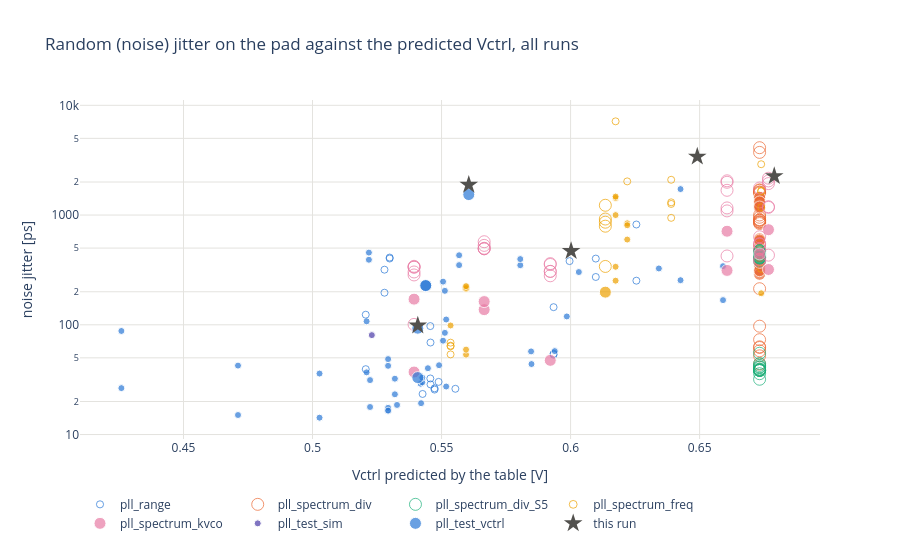

Notebook code cell kept with this figure:
### Code cell
F_VCO_TOL = 0.02  # relative: earlier runs within 2 % of this run's f_vco count as the same frequency

# This run against every earlier locked measurement in results/pll (pll_spectrum_kvco/_freq/_div, pll_range, other
# pll_test_vctrl runs) with a full-curve noise jitter: random jitter against the predicted Vctrl (the only Vctrl the
# runs without scope have). Filled: pad 20-100 MHz, open: pad outside it (older runs, less trusted). Big markers:
# same f_vco as this run. Same VCO codes at the same f_vco in an earlier run without probe (table below): shows
# whether the probe on the control node changes the loop.
history = []
for p in sorted(PLL_DIR.glob("pll_*.csv")):
    if p.stem.endswith("_traces") or p == RESULT_CSV:
        continue
    d = pd.read_csv(p)
    need = {"vctrl_pred", "time_jitter_noise_ps", "locked", "status", "f_vco", "f_out_meas"}
    if not need <= set(d.columns):
        continue  # marker-era or other result files
    d = d[(d["locked"].fillna(0) == 1) & (d["status"] == "ok")]
    if "set_v_ctrl" in d:
        d = d[d["set_v_ctrl"].fillna(0) != 2]  # Vctrl pad on: the pad disturbs the loop (2026-10-20), no reference
    history.append(d.assign(source=p.stem.rsplit("_", 3)[0], file=p.name))
history = pd.concat(history, ignore_index=True)  # at least the earlier pll_spectrum runs
same_f = (history["f_vco"] - all_runs["f_vco"].iloc[0]).abs() <= F_VCO_TOL * all_runs["f_vco"].iloc[0]
in_band = history["f_out_meas"].between(20e6, 100e6)

fig = go.Figure()
for i, (source, d) in enumerate(history.groupby("source")):
    color = ["#2a78d6", "#eb6834", "#1baf7a", "#eda100", "#e87ba4", "#4a3aa7"][i % 6]
    fig.add_scatter(x=d["vctrl_pred"], y=d["time_jitter_noise_ps"], mode="markers", name=source,
                    marker=dict(color=color, size=np.where(same_f[d.index], 12, 7),
                                symbol=np.where(in_band[d.index], "circle", "circle-open")),
                    customdata=list(zip(d["f_vco"] / 1e6, d["file"])),
                    hovertemplate="%{customdata[0]:.0f} MHz, Vctrl %{x:.3f} V: %{y:.1f} ps<br>%{customdata[1]}"
                                  "<extra></extra>")
fig.add_scatter(x=runs["vctrl_pred"], y=runs["time_jitter_noise_ps"], mode="markers", name="this run",
                marker=dict(color=INK, size=14, symbol="star"),
                hovertemplate="Vctrl %{x:.3f} V: %{y:.1f} ps<extra>this run</extra>")
fig.update_layout(title="Random (noise) jitter on the pad against the predicted Vctrl, all runs",
                  template="plotly_white", height=550, legend=dict(orientation="h", y=-0.15))
fig.update_xaxes(title="Vctrl predicted by the table [V]", gridcolor=GRID)
fig.update_yaxes(title="noise jitter [ps]", type="log", gridcolor=GRID)
save(fig, "history_vs_vctrl")

codes = ["vco_tune_coarse", "vco_current_min", "vco_current_max", "set_current", "set_c1", "set_c2", "set_r1"]
codes = [c for c in codes if c in history]
now = runs[codes + ["vctrl_meas", "time_jitter_noise_ps", "time_jitter_trace_ps"]].rename(
    columns={"vctrl_meas": "Vctrl meas now [V]", "time_jitter_noise_ps": "noise now [ps]",
             "time_jitter_trace_ps": "curve now [ps]"})
before = history.loc[same_f, ["file", "vctrl_pred", "time_jitter_noise_ps", "time_jitter_trace_ps"] + codes].rename(
    columns={"vctrl_pred": "Vctrl pred [V]", "time_jitter_noise_ps": "noise before [ps]",
             "time_jitter_trace_ps": "curve before [ps]"})
before.merge(now, on=codes).round(3)

### Figure 1 — Plotly figure (JSON) as saved in the notebook; plotly's stock layout.template omitted (floating-point values rounded to 4 significant figures; data arrays with more than 128 entries replaced by an {"elided": "..."} marker saying what was removed)
{"data": [{"customdata": {"elided": "71x2 mixed values"}, "hovertemplate": "%{customdata[0]:.0f} MHz, Vctrl %{x:.3f} V: %{y:.1f} ps<br>%{customdata[1]}<extra></extra>", "marker": {"color": "#2a78d6", "size": [7, 7, 7, 7, 7, 7, 7, 7, 7, 7, 7, 7, 7, 7, 7, 7, 7, 7, 7, 7, 7, 7, 7, 7, 7, 7, 7, 7, 7, 12, 7, 7, 7, 7, 7, 7, 7, 7, 7, 7, 7, 7, 7, 7, 7, 7, 7, 7, 7, 7, 7, 7, 12, 7, 7, 7, 7, 7, 7, 7, 7, 7, 7, 7, 7, 7, 7, 7, 7, 7, 7], "symbol": ["circle-open", "circle", "circle", "circle", "circle-open", "circle-open", "circle", "circle", "circle-open", "circle-open", "circle", "circle", "circle", "circle", "circle", "circle-open", "circle-open", "circle", "circle", "circle", "circle-open", "circle-open", "circle", "circle", "circle", "circle", "circle", "circle-open", "circle-open", "circle", "circle", "circle", "circle", "circle-open", "circle-open", "circle", "circle", "circle", "circle-open", "circle", "circle", "circle", "circle-open", "circle-open", "circle", "circle", "circle", "circle", "circle", "circle", "circle-open", "circle-open", "circle", "circle", "circle", "circle", "circle-open", "circle-open", "circle", "circle", "circle", "circle-open", "circle", "circle", "circle", "circle-open", "circle-open", "circle", "circle", "circle", "circle"]}, "mode": "markers", "name": "pll_range", "type": "scatter", "x": [0.5996, 0.5985, 0.5847, 0.5419, 0.5934, 0.5554, 0.5293, 0.5223, 0.5934, 0.5457, 0.5293, 0.5447, 0.5939, 0.5849, 0.549, 0.5489, 0.5426, 0.5421, 0.5327, 0.5223, 0.5934, 0.5457, 0.5293, 0.6342, 0.6032, 0.6426, 0.5319, 0.6255, 0.5473, 0.5439, 0.5805, 0.5425, 0.5568, 0.6098, 0.5299, 0.6591, 0.5218, 0.5506, 0.5456, 0.5518, 0.5513, 0.521, 0.5279, 0.5206, 0.5293, 0.5027, 0.4711, 0.4259, 0.6426, 0.5319, 0.6255, 0.5473, 0.5439, 0.5805, 0.5425, 0.5568, 0.6098, 0.5299, 0.6591, 0.5218, 0.5506, 0.5456, 0.5518, 0.5513, 0.521, 0.5279, 0.5206, 0.5293, 0.5027, 0.4711, 0.4259], "y": [380.6, 119.2, 57.23, 29.06, 54.57, 26.11, 16.71, 31.35, 53.49, 28.62, 17.51, 40.21, 57.57, 43.89, 42.81, 30.2, 23.43, 19.3, 18.61, 17.82, 144.8, 68.92, 48.68, 326.1, 302.5, 254.9, 23.27, 252.3, 26.37, 227.0, 349.2, 29.93, 349.8, 401.2, 410.0, 342.3, 391.5, 247.3, 97.33, 27.38, 203.9, 107.5, 317.9, 123.6, 42.29, 35.95, 42.46, 87.85, 1725.0, 32.27, 820.2, 25.68, 228.0, 397.0, 32.99, 430.3, 272.8, 401.6, 167.9, 454.8, 71.64, 32.43, 111.7, 84.49, 36.85, 196.1, 39.42, 16.5, 14.24, 15.06, 26.48]}, {"customdata": [[1000, "pll_spectrum_div_S5_20261005_172637.csv"], [1000, "pll_spectrum_div_S5_20261005_172637.csv"], [1000, "pll_spectrum_div_S5_20261005_172637.csv"], [1000, "pll_spectrum_div_S5_20261005_172637.csv"], [1000, "pll_spectrum_div_S5_20261005_172637.csv"], [1000, "pll_spectrum_div_S5_20261005_172637.csv"], [1000, "pll_spectrum_div_S5_20261005_172637.csv"], [1000, "pll_spectrum_div_S5_20261005_172637.csv"], [1000, "pll_spectrum_div_S5_20261005_172637.csv"], [1000, "pll_spectrum_div_S5_20261005_172637.csv"], [1000, "pll_spectrum_div_S5_20261005_174743.csv"], [1000, "pll_spectrum_div_S5_20261005_174743.csv"], [1000, "pll_spectrum_div_S5_20261005_174743.csv"], [1000, "pll_spectrum_div_S5_20261005_174743.csv"], [1000, "pll_spectrum_div_S5_20261005_174743.csv"], [1000, "pll_spectrum_div_S5_20261005_174743.csv"], [1000, "pll_spectrum_div_S5_20261005_174743.csv"], [1000, "pll_spectrum_div_S5_20261005_174743.csv"], [1000, "pll_spectrum_div_S5_20261005_174743.csv"], [1000, "pll_spectrum_div_S5_20261007_112110.csv"], [1000, "pll_spectrum_div_S5_20261007_112110.csv"], [1000, "pll_spectrum_div_S5_20261007_112110.csv"], [1000, "pll_spectrum_div_S5_20261007_112110.csv"], [1000, "pll_spectrum_div_S5_20261007_112110.csv"], [1000, "pll_spectrum_div_S5_20261007_112110.csv"], [1000, "pll_spectrum_div_S5_20261007_112110.csv"], [1000, "pll_spectrum_div_S5_20261007_112110.csv"], [1000, "pll_spectrum_div_S5_20261007_112110.csv"], [1000, "pll_spectrum_div_S5_20261013_142509.csv"], [1000, "pll_spectrum_div_S5_20261013_142509.csv"], [1000, "pll_spectrum_div_S5_20261013_142509.csv"], [1000, "pll_spectrum_div_S5_20261013_142509.csv"], [1000, "pll_spectrum_div_S5_20261013_142509.csv"], [1000, "pll_spectrum_div_S5_20261013_142509.csv"], [1000, "pll_spectrum_div_S5_20261013_142509.csv"], [1000, "pll_spectrum_div_S5_20261013_142509.csv"], [1000, "pll_spectrum_div_S5_20261013_142509.csv"], [1000, "pll_spectrum_div_S5_20261019_145120.csv"], [1000, "pll_spectrum_div_S5_20261019_145120.csv"], [1000, "pll_spectrum_div_S5_20261019_145120.csv"], [1000, "pll_spectrum_div_S5_20261019_145120.csv"], [1000, "pll_spectrum_div_S5_20261019_145120.csv"], [1000, "pll_spectrum_div_S5_20261019_145120.csv"], [1000, "pll_spectrum_div_S5_20261019_145120.csv"], [1000, "pll_spectrum_div_S5_20261019_174145.csv"], [1000, "pll_spectrum_div_S5_20261019_174145.csv"], [1000, "pll_spectrum_div_S5_20261019_174145.csv"], [1000, "pll_spectrum_div_S5_20261019_174145.csv"], [1000, "pll_spectrum_div_S5_20261019_174145.csv"], [1000, "pll_spectrum_div_S5_20261019_174145.csv"], [1000, "pll_spectrum_div_S5_20261020_123359.csv"], [1000, "pll_spectrum_div_S5_20261020_123359.csv"], [1000, "pll_spectrum_div_S5_20261020_123359.csv"], [1000, "pll_spectrum_div_S5_20261020_123359.csv"], [1000, "pll_spectrum_div_S5_20261020_123359.csv"], [1000, "pll_spectrum_div_S5_20261020_123359.csv"], [1000, "pll_spectrum_div_S5_20261020_123359.csv"]], "hovertemplate": "%{customdata[0]:.0f} MHz, Vctrl %{x:.3f} V: %{y:.1f} ps<br>%{customdata[1]}<extra></extra>", "marker": {"color": "#eb6834", "size": [12, 12, 12, 12, 12, 12, 12, 12, 12, 12, 12, 12, 12, 12, 12, 12, 12, 12, 12, 12, 12, 12, 12, 12, 12, 12, 12, 12, 12, 12, 12, 12, 12, 12, 12, 12, 12, 12, 12, 12, 12, 12, 12, 12, 12, 12, 12, 12, 12, 12, 12, 12, 12, 12, 12, 12, 12], "symbol": ["circle-open", "circle-open", "circle", "circle", "circle-open", "circle-open", "circle-open", "circle", "circle-open", "circle", "circle-open", "circle", "circle", "circle-open", "circle-open", "circle", "circle-open", "circle-open", "circle", "circle-open", "circle", "circle", "circle-open", "circle-open", "circle", "circle-open", "circle-open", "circle", "circle-open", "circle", "circle", "circle-open", "circle-open", "circle", "circle-open", "circle-open", "circle", "circle", "circle", "circle-open", "circle-open", "circle", "circle-open", "circle", "circle", "circle", "circle-open", "circle-open", "circle-open", "circle", "circle", "circle", "circle", "circle", "circle", "circle", "circle"]}, "mode": "markers", "name": "pll_spectrum_div", "type": "scatter", "x": [0.6732, 0.6732, 0.6732, 0.6732, 0.6732, 0.6732, 0.6732, 0.6732, 0.6732, 0.6732, 0.6732, 0.6732, 0.6732, 0.6732, 0.6732, 0.6732, 0.6732, 0.6732, 0.6732, 0.6732, 0.6732, 0.6732, 0.6732, 0.6732, 0.6732, 0.6732, 0.6732, 0.6732, 0.6732, 0.6732, 0.6732, 0.6732, 0.6732, 0.6732, 0.6732, 0.6732, 0.6732, 0.6732, 0.6732, 0.6732, 0.6732, 0.6732, 0.6732, 0.6732, 0.6732, 0.6732, 0.6732, 0.6732, 0.6732, 0.6732, 0.6732, 0.6732, 0.6732, 0.6732, 0.6732, 0.6732, 0.6732], "y": [3725.0, 1624.0, 1307.0, 1174.0, 836.9, 855.1, 4110.0, 1443.0, 871.4, 1316.0, 1615.0, 1276.0, 1148.0, 863.1, 896.2, 1394.0, 896.7, 1582.0, 1224.0, 1681.0, 1331.0, 1217.0, 908.8, 954.4, 1453.0, 1001.0, 1696.0, 1317.0, 502.6, 512.0, 482.6, 62.98, 57.95, 540.8, 97.13, 523.4, 609.1, 386.6, 317.7, 62.11, 52.14, 467.5, 213.2, 578.1, 345.9, 288.3, 43.85, 38.88, 73.17, 447.9, 485.1, 311.3, 431.8, 372.2, 415.2, 1184.0, 592.2]}, {"customdata": [[1000, "pll_spectrum_div_S5_20261014_145301_repeat.csv"], [1000, "pll_spectrum_div_S5_20261014_145301_repeat.csv"], [1000, "pll_spectrum_div_S5_20261014_145301_repeat.csv"], [1000, "pll_spectrum_div_S5_20261014_145301_repeat.csv"], [1000, "pll_spectrum_div_S5_20261014_145301_repeat.csv"], [1000, "pll_spectrum_div_S5_20261014_154110_vpp1p8.csv"], [1000, "pll_spectrum_div_S5_20261014_154110_vpp1p8.csv"], [1000, "pll_spectrum_div_S5_20261014_154205_vpp1p2.csv"], [1000, "pll_spectrum_div_S5_20261014_154205_vpp1p2.csv"], [1000, "pll_spectrum_div_S5_20261014_154316_vpp1p8.csv"], [1000, "pll_spectrum_div_S5_20261014_154316_vpp1p8.csv"], [1000, "pll_spectrum_div_S5_20261014_160345_vdd0p75.csv"], [1000, "pll_spectrum_div_S5_20261014_160345_vdd0p75.csv"], [1000, "pll_spectrum_div_S5_20261014_160446_vdd0p70.csv"], [1000, "pll_spectrum_div_S5_20261014_160446_vdd0p70.csv"], [1000, "pll_spectrum_div_S5_20261014_160547_vdd0p65.csv"], [1000, "pll_spectrum_div_S5_20261014_160547_vdd0p65.csv"], [1000, "pll_spectrum_div_S5_20261014_160647_vdd0p75.csv"], [1000, "pll_spectrum_div_S5_20261014_160647_vdd0p75.csv"], [1000, "pll_spectrum_div_S5_20261014_160808_vddio1p80.csv"], [1000, "pll_spectrum_div_S5_20261014_160808_vddio1p80.csv"], [1000, "pll_spectrum_div_S5_20261014_160937_vddio1p60.csv"], [1000, "pll_spectrum_div_S5_20261014_160937_vddio1p60.csv"], [1000, "pll_spectrum_div_S5_20261014_161052_vddio1p50.csv"], [1000, "pll_spectrum_div_S5_20261014_161052_vddio1p50.csv"], [1000, "pll_spectrum_div_S5_20261014_161215_vddio1p80.csv"], [1000, "pll_spectrum_div_S5_20261014_161215_vddio1p80.csv"]], "hovertemplate": "%{customdata[0]:.0f} MHz, Vctrl %{x:.3f} V: %{y:.1f} ps<br>%{customdata[1]}<extra></extra>", "marker": {"color": "#1baf7a", "size": [12, 12, 12, 12, 12, 12, 12, 12, 12, 12, 12, 12, 12, 12, 12, 12, 12, 12, 12, 12, 12, 12, 12, 12, 12, 12, 12], "symbol": ["circle-open", "circle-open", "circle-open", "circle-open", "circle-open", "circle-open", "circle-open", "circle-open", "circle-open", "circle-open", "circle-open", "circle-open", "circle-open", "circle-open", "circle-open", "circle-open", "circle-open", "circle-open", "circle-open", "circle-open", "circle-open", "circle-open", "circle-open", "circle-open", "circle-open", "circle-open", "circle-open"]}, "mode": "markers", "name": "pll_spectrum_div_S5", "type": "scatter", "x": [0.6732, 0.6732, 0.6732, 0.6732, 0.6732, 0.6732, 0.6732, 0.6732, 0.6732, 0.6732, 0.6732, 0.6732, 0.6732, 0.6732, 0.6732, 0.6732, 0.6732, 0.6732, 0.6732, 0.6732, 0.6732, 0.6732, 0.6732, 0.6732, 0.6732, 0.6732, 0.6732], "y": [414.0, 38.39, 404.5, 38.32, 412.9, 464.2, 38.72, 470.9, 42.6, 430.5, 39.55, 406.3, 55.03, 381.0, 31.91, 421.1, 44.35, 412.6, 38.32, 451.2, 41.01, 445.4, 39.23, 440.4, 41.41, 474.8, 35.85]}, {"customdata": [[500, "pll_spectrum_freq_S5_20261005_173404.csv"], [750, "pll_spectrum_freq_S5_20261005_173404.csv"], [1000, "pll_spectrum_freq_S5_20261005_173404.csv"], [1500, "pll_spectrum_freq_S5_20261005_173404.csv"], [2000, "pll_spectrum_freq_S5_20261005_173404.csv"], [3000, "pll_spectrum_freq_S5_20261005_173404.csv"], [4000, "pll_spectrum_freq_S5_20261005_173404.csv"], [500, "pll_spectrum_freq_S5_20261005_175041.csv"], [750, "pll_spectrum_freq_S5_20261005_175041.csv"], [1000, "pll_spectrum_freq_S5_20261005_175041.csv"], [1500, "pll_spectrum_freq_S5_20261005_175041.csv"], [2000, "pll_spectrum_freq_S5_20261005_175041.csv"], [3000, "pll_spectrum_freq_S5_20261005_175041.csv"], [4000, "pll_spectrum_freq_S5_20261005_175041.csv"], [500, "pll_spectrum_freq_S5_20261007_114859.csv"], [750, "pll_spectrum_freq_S5_20261007_114859.csv"], [1000, "pll_spectrum_freq_S5_20261007_114859.csv"], [1500, "pll_spectrum_freq_S5_20261007_114859.csv"], [2000, "pll_spectrum_freq_S5_20261007_114859.csv"], [3000, "pll_spectrum_freq_S5_20261007_114859.csv"], [4000, "pll_spectrum_freq_S5_20261007_114859.csv"], [500, "pll_spectrum_freq_S5_20261007_144251.csv"], [750, "pll_spectrum_freq_S5_20261007_144251.csv"], [1000, "pll_spectrum_freq_S5_20261007_144251.csv"], [1500, "pll_spectrum_freq_S5_20261007_144251.csv"], [2000, "pll_spectrum_freq_S5_20261007_144251.csv"], [3000, "pll_spectrum_freq_S5_20261007_144251.csv"], [4000, "pll_spectrum_freq_S5_20261007_144251.csv"], [1000, "pll_spectrum_freq_S5_20261013_142127.csv"], [1500, "pll_spectrum_freq_S5_20261013_142127.csv"], [2000, "pll_spectrum_freq_S5_20261013_142127.csv"], [3000, "pll_spectrum_freq_S5_20261013_142127.csv"], [1000, "pll_spectrum_freq_S5_20261020_114534.csv"], [1500, "pll_spectrum_freq_S5_20261020_114534.csv"], [2000, "pll_spectrum_freq_S5_20261020_114534.csv"], [3000, "pll_spectrum_freq_S5_20261020_114534.csv"], [4000, "pll_spectrum_freq_S5_20261020_114534.csv"]], "hovertemplate": "%{customdata[0]:.0f} MHz, Vctrl %{x:.3f} V: %{y:.1f} ps<br>%{customdata[1]}<extra></extra>", "marker": {"color": "#eda100", "size": [7, 7, 12, 7, 7, 7, 7, 7, 7, 12, 7, 7, 7, 7, 7, 7, 12, 7, 7, 7, 7, 7, 7, 12, 7, 7, 7, 7, 12, 7, 7, 7, 12, 7, 7, 7, 7], "symbol": ["circle-open", "circle-open", "circle-open", "circle-open", "circle-open", "circle-open", "circle-open", "circle-open", "circle", "circle-open", "circle", "circle-open", "circle", "circle-open", "circle-open", "circle", "circle-open", "circle", "circle-open", "circle", "circle-open", "circle-open", "circle", "circle-open", "circle", "circle-open", "circle", "circle-open", "circle-open", "circle", "circle-open", "circle", "circle", "circle", "circle", "circle", "circle"]}, "mode": "markers", "name": "pll_spectrum_freq", "type": "scatter", "x": [0.639, 0.6219, 0.6135, 0.6174, 0.6739, 0.5595, 0.5535, 0.639, 0.6219, 0.6135, 0.6174, 0.6739, 0.5595, 0.5535, 0.639, 0.6219, 0.6135, 0.6174, 0.6739, 0.5595, 0.5535, 0.639, 0.6219, 0.6135, 0.6174, 0.6739, 0.5595, 0.5535, 0.6135, 0.6174, 0.6739, 0.5595, 0.6135, 0.6174, 0.6739, 0.5595, 0.5535], "y": [2097.0, 2028.0, 1228.0, 7148.0, 2906.0, 217.5, 53.71, 1263.0, 841.8, 919.9, 1430.0, 1666.0, 212.7, 64.56, 1306.0, 807.7, 861.1, 1474.0, 1645.0, 217.3, 63.66, 943.1, 598.1, 791.6, 999.7, 1174.0, 225.0, 68.76, 340.3, 337.9, 323.7, 53.43, 198.4, 252.4, 193.8, 59.41, 98.58]}, {"customdata": [[1000, "pll_spectrum_kvco_S5_20261005_145618.csv"], [1000, "pll_spectrum_kvco_S5_20261005_152917.csv"], [1000, "pll_spectrum_kvco_S5_20261005_152917.csv"], [1000, "pll_spectrum_kvco_S5_20261005_152917.csv"], [1000, "pll_spectrum_kvco_S5_20261005_152917.csv"], [1000, "pll_spectrum_kvco_S5_20261005_152917.csv"], [1000, "pll_spectrum_kvco_S5_20261005_155402.csv"], [1000, "pll_spectrum_kvco_S5_20261005_155402.csv"], [1000, "pll_spectrum_kvco_S5_20261005_155402.csv"], [1000, "pll_spectrum_kvco_S5_20261005_155402.csv"], [1000, "pll_spectrum_kvco_S5_20261005_155402.csv"], [1000, "pll_spectrum_kvco_S5_20261005_171019.csv"], [1000, "pll_spectrum_kvco_S5_20261005_171019.csv"], [1000, "pll_spectrum_kvco_S5_20261005_171019.csv"], [1000, "pll_spectrum_kvco_S5_20261005_171019.csv"], [1000, "pll_spectrum_kvco_S5_20261005_171019.csv"], [1000, "pll_spectrum_kvco_S5_20261007_102154.csv"], [1000, "pll_spectrum_kvco_S5_20261007_113850.csv"], [1000, "pll_spectrum_kvco_S5_20261007_113850.csv"], [1000, "pll_spectrum_kvco_S5_20261007_113850.csv"], [1000, "pll_spectrum_kvco_S5_20261007_113850.csv"], [1000, "pll_spectrum_kvco_S5_20261007_113850.csv"], [1000, "pll_spectrum_kvco_S5_20261007_145419.csv"], [1000, "pll_spectrum_kvco_S5_20261007_145419.csv"], [1000, "pll_spectrum_kvco_S5_20261007_145419.csv"], [1000, "pll_spectrum_kvco_S5_20261007_145419.csv"], [1000, "pll_spectrum_kvco_S5_20261007_145419.csv"], [1000, "pll_spectrum_kvco_S5_20261007_152454.csv"], [1000, "pll_spectrum_kvco_S5_20261007_152454.csv"], [1000, "pll_spectrum_kvco_S5_20261007_152454.csv"], [1000, "pll_spectrum_kvco_S5_20261007_152454.csv"], [1000, "pll_spectrum_kvco_S5_20261007_152454.csv"], [1000, "pll_spectrum_kvco_S5_20261013_141413.csv"], [1000, "pll_spectrum_kvco_S5_20261013_141715.csv"], [1000, "pll_spectrum_kvco_S5_20261013_141715.csv"], [1000, "pll_spectrum_kvco_S5_20261013_141715.csv"], [1000, "pll_spectrum_kvco_S5_20261015_111043.csv"], [1000, "pll_spectrum_kvco_S5_20261015_141347.csv"], [1000, "pll_spectrum_kvco_S5_20261015_141455.csv"], [1000, "pll_spectrum_kvco_S5_20261019_185822.csv"], [1000, "pll_spectrum_kvco_S5_20261019_190504.csv"], [1000, "pll_spectrum_kvco_S5_20261020_113911.csv"], [1000, "pll_spectrum_kvco_S5_20261020_113911.csv"], [1000, "pll_spectrum_kvco_S5_20261020_113911.csv"], [1000, "pll_spectrum_kvco_S5_20261020_113911.csv"]], "hovertemplate": "%{customdata[0]:.0f} MHz, Vctrl %{x:.3f} V: %{y:.1f} ps<br>%{customdata[1]}<extra></extra>", "marker": {"color": "#e87ba4", "size": [12, 12, 12, 12, 12, 12, 12, 12, 12, 12, 12, 12, 12, 12, 12, 12, 12, 12, 12, 12, 12, 12, 12, 12, 12, 12, 12, 12, 12, 12, 12, 12, 12, 12, 12, 12, 12, 12, 12, 12, 12, 12, 12, 12, 12], "symbol": ["circle", "circle", "circle", "circle", "circle", "circle", "circle-open", "circle-open", "circle-open", "circle-open", "circle-open", "circle-open", "circle-open", "circle-open", "circle-open", "circle-open", "circle-open", "circle-open", "circle-open", "circle-open", "circle-open", "circle-open", "circle-open", "circle-open", "circle-open", "circle-open", "circle-open", "circle-open", "circle-open", "circle-open", "circle-open", "circle-open", "circle-open", "circle-open", "circle-open", "circle-open", "circle-open", "circle-open", "circle-open", "circle-open", "circle-open", "circle", "circle", "circle", "circle"]}, "mode": "markers", "name": "pll_spectrum_kvco", "type": "scatter", "x": [0.6732, 0.6606, 0.6767, 0.5393, 0.5665, 0.5921, 0.6606, 0.6767, 0.5393, 0.5665, 0.5921, 0.6606, 0.6767, 0.5393, 0.5665, 0.5921, 0.6732, 0.6606, 0.6767, 0.5393, 0.5665, 0.5921, 0.6606, 0.6767, 0.5393, 0.5665, 0.5921, 0.6606, 0.6767, 0.5393, 0.5665, 0.5921, 0.6732, 0.6606, 0.6767, 0.5393, 0.6732, 0.6732, 0.6732, 0.6732, 0.6732, 0.6606, 0.6767, 0.5393, 0.5665], "y": [442.3, 712.2, 735.7, 171.3, 137.4, 47.42, 2052.0, 2166.0, 335.6, 529.3, 354.6, 1990.0, 2047.0, 341.2, 498.4, 361.1, 1764.0, 1162.0, 1192.0, 335.1, 492.6, 279.6, 1681.0, 1936.0, 284.6, 571.4, 306.8, 1091.0, 1175.0, 303.0, 492.8, 306.6, 490.9, 423.8, 431.3, 100.8, 542.1, 634.3, 549.0, 379.1, 394.8, 313.0, 319.3, 37.13, 162.8]}, {"customdata": [[4096, "pll_test_sim_S5_20261008_175017.csv"]], "hovertemplate": "%{customdata[0]:.0f} MHz, Vctrl %{x:.3f} V: %{y:.1f} ps<br>%{customdata[1]}<extra></extra>", "marker": {"color": "#4a3aa7", "size": [7], "symbol": ["circle"]}, "mode": "markers", "name": "pll_test_sim", "type": "scatter", "x": [0.523], "y": [80.55]}, {"customdata": [[1000, "pll_test_vctrl_S5_20261020_130735.csv"], [1000, "pll_test_vctrl_S5_20261020_131031.csv"], [1000, "pll_test_vctrl_S5_20261020_131031.csv"]], "hovertemplate": "%{customdata[0]:.0f} MHz, Vctrl %{x:.3f} V: %{y:.1f} ps<br>%{customdata[1]}<extra></extra>", "marker": {"color": "#2a78d6", "size": [12, 12, 12], "symbol": ["circle", "circle", "circle"]}, "mode": "markers", "name": "pll_test_vctrl", "type": "scatter", "x": [0.5408, 0.5408, 0.5605], "y": [33.03, 93.08, 1536.0]}, {"hovertemplate": "Vctrl %{x:.3f} V: %{y:.1f} ps<extra>this run</extra>", "marker": {"color": "#52514e", "size": 14, "symbol": "star"}, "mode": "markers", "name": "this run", "type": "scatter", "x": [0.5408, 0.5605, 0.6002, 0.6491, 0.6789], "y": [98.27, 1888.0, 470.4, 3405.0, 2262.0]}], "layout": {"height": 550, "legend": {"orientation": "h", "y": -0.15}, "title": {"text": "Random (noise) jitter on the pad against the predicted Vctrl, all runs"}, "xaxis": {"gridcolor": "#e4e3df", "title": {"text": "Vctrl predicted by the table [V]"}}, "yaxis": {"gridcolor": "#e4e3df", "title": {"text": "noise jitter [ps]"}, "type": "log"}}}
